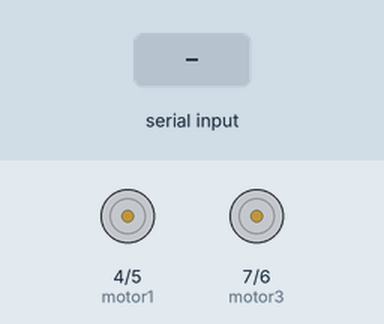
The sketch below on a simulated Arduino Uno, built with avr-gcc and run on an emulated ATmega328P. On the bench: motor-driver pin pairs drawn as motors (green arrow = first pin HIGH = forward, orange = second pin HIGH = backward, longer = more drive, scaled by the enable pin). Inputs (shaded band) come from the test bench. What the sketch prints to the serial monitor is not drawn.

Above: at 1.2 s.
1.3 s: "F" received over Serial
At 1.6 s:
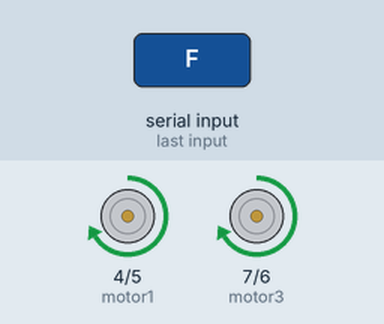
2.8 s: "B" received over Serial
At 4.0 s:
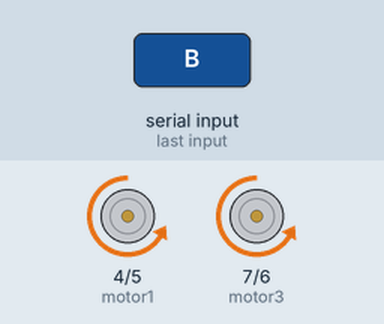
4.3 s: "R" received over Serial
At 5.2 s:
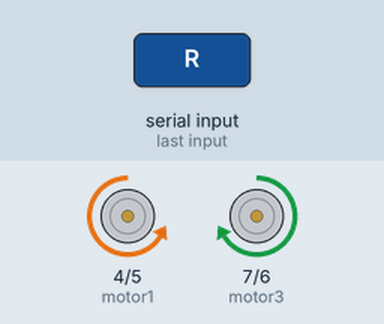
5.8 s: "L" received over Serial
At 6.4 s:
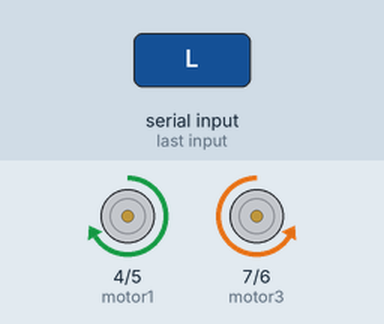
Timing chart, 0 to 8.3 s (numbered marks = the images above; inputs shaded):
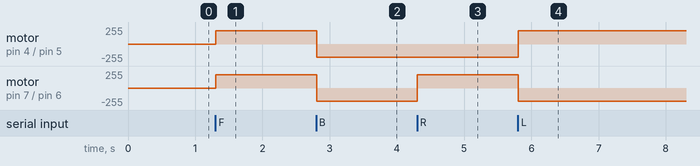

The sketch:

7_BLUETOOTH_CONTROLLED_ROBOT.ino
```cpp
int motor1 = 4; //Define motor driver pins
int motor2 = 5;
int motor3 = 7;
int motor4 = 6;

int enA = 10;  //pins for speed control
int enB = 9;

char inputByte;

void setup() {
  pinMode(motor1, OUTPUT);
  pinMode(motor2, OUTPUT);
  pinMode(motor3, OUTPUT);
  pinMode(motor4, OUTPUT);
  pinMode(enA, OUTPUT);
  pinMode(enB, OUTPUT);
  analogWrite(enA, 200);
  analogWrite(enB, 200);
  Serial.begin(9600);
}

void loop() {
  inputByte= Serial.read();
  Serial.println(inputByte);

  if (inputByte=='F'){
 // BACKWARD();
  FORWARD(); //in all bots
  }
  else if (inputByte=='B'){
 // FORWARD();
  BACKWARD();
  }
  else if (inputByte=='R'){
//  TURN_LEFT();
  TURN_RIGHT();
  }
  else if (inputByte=='L'){
 //   TURN_RIGHT();
    TURN_LEFT();
  }
  if (inputByte=='Y'){
  STOP();
  }

  }

void FORWARD()
{
  digitalWrite(motor1, HIGH);
  digitalWrite(motor2, LOW);
  digitalWrite(motor3, HIGH);
  digitalWrite(motor4, LOW);
  Serial.println("FORWARD ");
}
void BACKWARD()
{
  digitalWrite(motor1, LOW);
  digitalWrite(motor2, HIGH);
  digitalWrite(motor3, LOW);
  digitalWrite(motor4, HIGH);
  Serial.println("BACKWARD");
}
void STOP()
{
  digitalWrite(motor1, LOW);
  digitalWrite(motor2, LOW);
  digitalWrite(motor3, LOW);
  digitalWrite(motor4, LOW);
  Serial.println("STOP");
}
void TURN_RIGHT()
{
  digitalWrite(motor1, LOW);
  digitalWrite(motor2, HIGH);
  digitalWrite(motor3, HIGH);
  digitalWrite(motor4, LOW);
  Serial.println("TURN LEFT");
}
void TURN_LEFT(){
  digitalWrite(motor1, HIGH);
  digitalWrite(motor2, LOW);
  digitalWrite(motor3, LOW);
  digitalWrite(motor4, HIGH);
  Serial.println("TURN RIGHT");
}
```

Measured:
- after the input at 1.3 s, motor on pin 4 (motor1) / pin 5 (motor2), motor on pin 7 (motor3) / pin 6 (motor4): stopped → forward 200/255 at once
- after the input at 2.8 s, motor on pin 4 (motor1) / pin 5 (motor2), motor on pin 7 (motor3) / pin 6 (motor4): forward 200/255 → backward 200/255 at once
- after the input at 4.3 s, motor on pin 7 (motor3) / pin 6 (motor4): backward 200/255 → forward 200/255 at once
- after the input at 5.8 s, motor on pin 4 (motor1) / pin 5 (motor2): backward 200/255 → forward 200/255 at once; motor on pin 7 (motor3) / pin 6 (motor4): forward 200/255 → backward 200/255 at once
